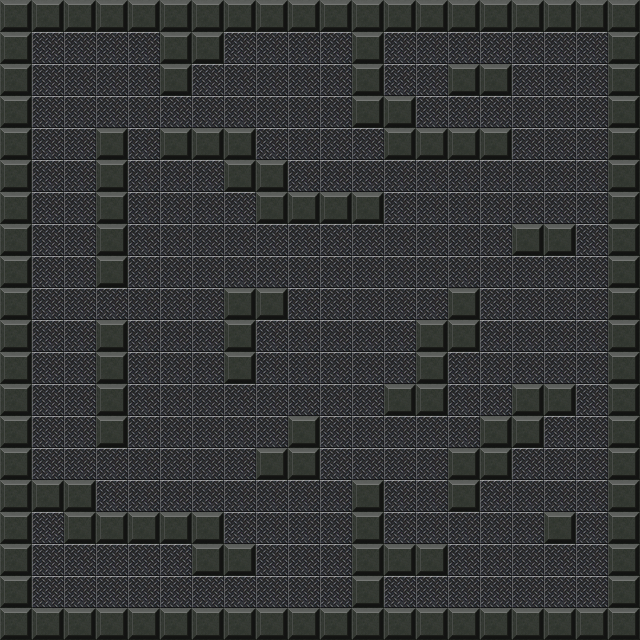

A level layout from a 2D game, rendered from its tile map. Below: a short description, then the map file with its tile-grid data intact:
An orthogonal 20x20 tile map with 32x32 px tiles, 1 tile layer (baseLayer) and 4 objects (3x ziel, SpawnPoint).

<map version="1.9" tiledversion="1.9.2" orientation="orthogonal" renderorder="right-down" width="20" height="20" tilewidth="32" tileheight="32" infinite="0" nextlayerid="3" nextobjectid="6">
 <editorsettings>
  <export target="map1.json" format="json" />
 </editorsettings>
 <tileset firstgid="1" name="default" tilewidth="32" tileheight="32" tilecount="140" columns="14">
  <image source="gridtiles.png" width="448" height="320" />
 </tileset>
 <layer id="1" name="baseLayer" width="20" height="20">
  <data encoding="csv">
20,20,20,20,20,20,20,20,20,20,20,20,20,20,20,20,20,20,20,20,
20,16,16,16,16,20,20,16,16,16,16,20,16,16,16,16,16,16,16,20,
20,16,16,16,16,20,16,16,16,16,16,20,16,16,20,20,16,16,16,20,
20,16,16,16,16,16,16,16,16,16,16,20,20,16,16,16,16,16,16,20,
20,16,16,20,16,20,20,20,16,16,16,16,20,20,20,20,16,16,16,20,
20,16,16,20,16,16,16,20,20,16,16,16,16,16,16,16,16,16,16,20,
20,16,16,20,16,16,16,16,20,20,20,20,16,16,16,16,16,16,16,20,
20,16,16,20,16,16,16,16,16,16,16,16,16,16,16,16,20,20,16,20,
20,16,16,20,16,16,16,16,16,16,16,16,16,16,16,16,16,16,16,20,
20,16,16,16,16,16,16,20,20,16,16,16,16,16,20,16,16,16,16,20,
20,16,16,20,16,16,16,20,16,16,16,16,16,20,20,16,16,16,16,20,
20,16,16,20,16,16,16,20,16,16,16,16,16,20,16,16,16,16,16,20,
20,16,16,20,16,16,16,16,16,16,16,16,20,20,16,16,20,20,16,20,
20,16,16,20,16,16,16,16,16,20,16,16,16,16,16,20,20,16,16,20,
20,16,16,16,16,16,16,16,20,20,16,16,16,16,20,20,16,16,16,20,
20,20,20,16,16,16,16,16,16,16,16,20,16,16,20,16,16,16,16,20,
20,16,20,20,20,20,20,16,16,16,16,20,16,16,16,16,16,20,16,20,
20,16,16,16,16,16,20,20,16,16,16,20,20,20,16,16,16,16,16,20,
20,16,16,16,16,16,16,16,16,16,16,20,16,16,16,16,16,16,16,20,
20,20,20,20,20,20,20,20,20,20,20,20,20,20,20,20,20,20,20,20
</data>
 </layer>
 <objectgroup id="2" name="objectLayer">
  <object id="1" name="SpawnPoint" x="78.6667" y="74.6667">
   <point />
  </object>
  <object id="2" name="Ziel1" class="ziel" x="94.6667" y="593.333">
   <point />
  </object>
  <object id="3" name="Ziel2" class="ziel" x="560" y="593.333">
   <point />
  </object>
  <object id="5" name="Ziel3" class="ziel" x="564" y="100">
   <point />
  </object>
 </objectgroup>
</map>
